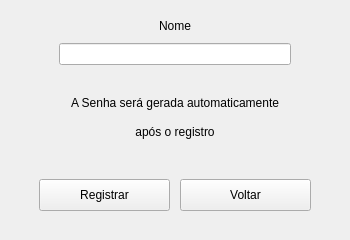
<?xml version="1.0" encoding="UTF-8"?>
<ui version="4.0">
 <class>MainWindow</class>
 <widget class="QMainWindow" name="MainWindow">
  <property name="geometry">
   <rect>
    <x>0</x>
    <y>0</y>
    <width>350</width>
    <height>240</height>
   </rect>
  </property>
  <property name="minimumSize">
   <size>
    <width>350</width>
    <height>240</height>
   </size>
  </property>
  <property name="maximumSize">
   <size>
    <width>350</width>
    <height>240</height>
   </size>
  </property>
  <property name="windowTitle">
   <string>Registrar</string>
  </property>
  <widget class="QWidget" name="centralwidget">
   <layout class="QGridLayout" name="gridLayout">
    <item row="7" column="0">
     <layout class="QHBoxLayout" name="horizontalLayout">
      <property name="spacing">
       <number>10</number>
      </property>
      <property name="leftMargin">
       <number>30</number>
      </property>
      <property name="topMargin">
       <number>20</number>
      </property>
      <property name="rightMargin">
       <number>30</number>
      </property>
      <property name="bottomMargin">
       <number>20</number>
      </property>
      <item>
       <widget class="QPushButton" name="btnRegistrarRegistrar">
        <property name="sizePolicy">
         <sizepolicy hsizetype="Preferred" vsizetype="Preferred">
          <horstretch>0</horstretch>
          <verstretch>0</verstretch>
         </sizepolicy>
        </property>
        <property name="styleSheet">
         <string notr="true">font: 12pt &quot;Verdana&quot;;</string>
        </property>
        <property name="text">
         <string>Registrar</string>
        </property>
       </widget>
      </item>
      <item>
       <widget class="QPushButton" name="btnVoltarRegistrar">
        <property name="sizePolicy">
         <sizepolicy hsizetype="Preferred" vsizetype="Preferred">
          <horstretch>0</horstretch>
          <verstretch>0</verstretch>
         </sizepolicy>
        </property>
        <property name="styleSheet">
         <string notr="true">font: 12pt &quot;Verdana&quot;;</string>
        </property>
        <property name="text">
         <string>Voltar</string>
        </property>
       </widget>
      </item>
     </layout>
    </item>
    <item row="2" column="0">
     <layout class="QVBoxLayout" name="verticalLayout">
      <property name="spacing">
       <number>10</number>
      </property>
      <property name="leftMargin">
       <number>50</number>
      </property>
      <property name="topMargin">
       <number>10</number>
      </property>
      <property name="rightMargin">
       <number>50</number>
      </property>
      <property name="bottomMargin">
       <number>10</number>
      </property>
      <item>
       <layout class="QGridLayout" name="gridLayout_3">
        <property name="spacing">
         <number>0</number>
        </property>
        <item row="0" column="0">
         <widget class="QLabel" name="label">
          <property name="sizePolicy">
           <sizepolicy hsizetype="Fixed" vsizetype="Fixed">
            <horstretch>0</horstretch>
            <verstretch>0</verstretch>
           </sizepolicy>
          </property>
          <property name="styleSheet">
           <string notr="true">font: 75 18pt &quot;Verdana&quot;;</string>
          </property>
          <property name="text">
           <string>Nome</string>
          </property>
         </widget>
        </item>
       </layout>
      </item>
      <item>
       <widget class="QLineEdit" name="txtNomeRegistrar"/>
      </item>
     </layout>
    </item>
    <item row="3" column="0">
     <layout class="QVBoxLayout" name="verticalLayout_2">
      <property name="leftMargin">
       <number>0</number>
      </property>
      <property name="topMargin">
       <number>10</number>
      </property>
      <property name="rightMargin">
       <number>0</number>
      </property>
      <property name="bottomMargin">
       <number>10</number>
      </property>
      <item>
       <widget class="QLabel" name="label_2">
        <property name="styleSheet">
         <string notr="true">font: 75 10pt &quot;Verdana&quot;;</string>
        </property>
        <property name="text">
         <string>A Senha será gerada automaticamente</string>
        </property>
        <property name="alignment">
         <set>Qt::AlignCenter</set>
        </property>
       </widget>
      </item>
      <item>
       <widget class="QLabel" name="label_3">
        <property name="styleSheet">
         <string notr="true">font: 75 10pt &quot;Verdana&quot;;</string>
        </property>
        <property name="text">
         <string>após o registro</string>
        </property>
        <property name="alignment">
         <set>Qt::AlignCenter</set>
        </property>
       </widget>
      </item>
     </layout>
    </item>
   </layout>
  </widget>
 </widget>
 <resources/>
 <connections/>
</ui>
